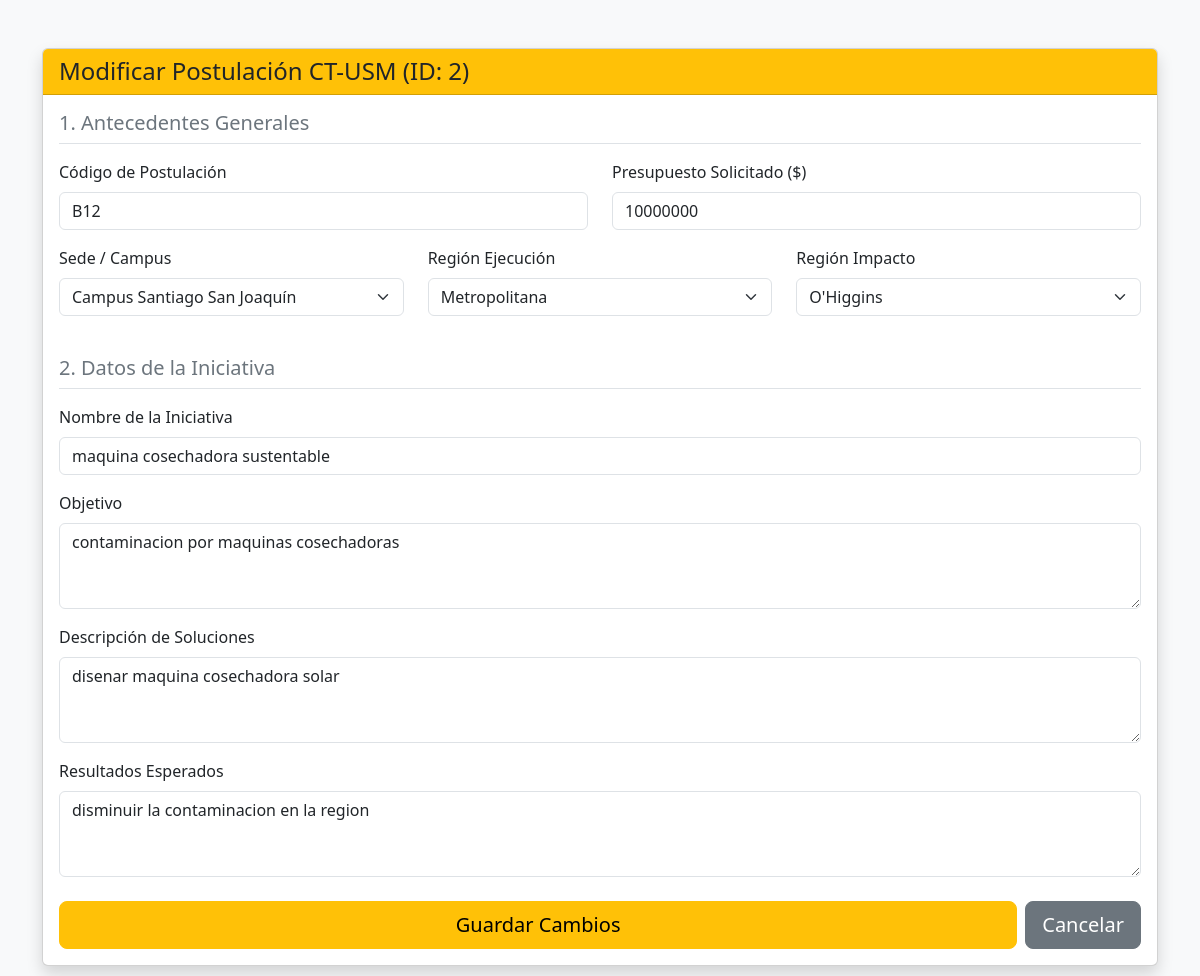
Screenshot of /PHP/editar_postulacion.php?id=2 (signed in) with the database file from the repository.
### tables this page shows
CREATE TABLE Iniciativa(
    ID_Iniciativa INT PRIMARY KEY AUTO_INCREMENT,
    Documentos VARCHAR(100),
    Nombre_Iniciativa VARCHAR(100) NOT NULL,
    Objetivo_Iniciativa VARCHAR(255) NOT NULL,
    Descripcion_Soluciones VARCHAR(255) NOT NULL,
    Resultados_Esperados VARCHAR(255) NOT NULL,
    ID_Postulacion INT NOT NULL,
    FOREIGN KEY (ID_Postulacion) REFERENCES Postulacion(Numero_Postulacion)
);

CREATE TABLE Postulacion(
    Numero_Postulacion INT PRIMARY KEY,
    Fecha_Postulacion DATE NOT NULL,
    Codigo_Postulacion VARCHAR(100) NOT NULL UNIQUE,
    Presupuesto_Total DECIMAL(15,2) NOT NULL,
    Rut_Empresa VARCHAR(10) NOT NULL,
    ID_Sede INT NOT NULL,
    ID_Region_Ejecucion INT NOT NULL,
    ID_Region_Impacto INT NOT NULL,
    ID_Tipo_Iniciativa INT NOT NULL,
    ID_Estado INT NOT NULL,
    FOREIGN KEY (Rut_Empresa) REFERENCES Entidad_Empresa(Rut_Empresa),
    FOREIGN KEY (ID_Sede) REFERENCES Sede(ID_Sede),
    FOREIGN KEY (ID_Region_Ejecucion) REFERENCES Region(ID_Region),
    FOREIGN KEY (ID_Region_Impacto) REFERENCES Region(ID_Region),
    FOREIGN KEY (ID_Tipo_Iniciativa) REFERENCES Tipo_Iniciativa(ID_Tipo_Iniciativa),
    FOREIGN KEY (ID_Estado) REFERENCES Estado_Postulacion(ID_Estado)
);

CREATE TABLE Sede(
    ID_Sede INT PRIMARY KEY,
    Nombre_Sede VARCHAR(100) NOT NULL
);

CREATE TABLE Region(
    ID_Region INT PRIMARY KEY,
    Nombre_Region VARCHAR(100) NOT NULL
);

### PHP/editar_postulacion.php (the view, shortened to what this page needs)
<?php
require 'conexion.php';
$id_postulacion = intval($_GET['id']);
$sql = "SELECT p.*, i.Nombre_Iniciativa, i.Objetivo_Iniciativa, i.Descripcion_Soluciones, i.Resultados_Esperados
        FROM Postulacion p
        LEFT JOIN Iniciativa i ON p.Numero_Postulacion = i.ID_Postulacion
        WHERE p.Numero_Postulacion = ?";
$stmt = $conexion->prepare($sql);
$stmt->bind_param("i", $id_postulacion);
$stmt->execute();
$postulacion = $stmt->get_result()->fetch_assoc();
$sedes = $conexion->query("SELECT ID_Sede, Nombre_Sede FROM Sede");
$regiones = $conexion->query("SELECT ID_Region, Nombre_Region FROM Region");
$regiones_array = $regiones->fetch_all(MYSQLI_ASSOC);
?>
<!DOCTYPE html>
<html lang="es">
<head>
    <link href="https://cdn.jsdelivr.net/npm/bootstrap@5.3.0/dist/css/bootstrap.min.css" rel="stylesheet">
</head>
<body class="bg-light">
<div class="container mt-5 mb-5">
    <div class="card shadow">
        <div class="card-header bg-warning text-dark">
            <h4 class="mb-0">Modificar Postulación CT-USM (ID: <?php echo $id_postulacion; ?>)</h4>
        </div>
        <div class="card-body">
            <form action="actualizar_postulacion.php" method="POST">
                <h5 class="text-secondary border-bottom pb-2 mb-3">1. Antecedentes Generales</h5>
                <div class="row">
                    <div class="col-md-6 mb-3">
                        <label class="form-label">Código de Postulación</label>
                        <input type="text" class="form-control" name="codigo" value="<?php echo $postulacion['Codigo_Postulacion']; ?>" required>
                    </div>
                    <div class="col-md-6 mb-3">
                        <label class="form-label">Presupuesto Solicitado ($)</label>
                        <input type="number" class="form-control" name="presupuesto" value="<?php echo intval($postulacion['Presupuesto_Total']); ?>" required>
                    </div>
                </div>
                <div class="row">
                    <div class="col-md-4 mb-3">
                        <label class="form-label">Sede / Campus</label>
                        <select class="form-select" name="sede" required>
                            <?php foreach($sedes as $s) { ?>
                                <option value="<?php echo $s['ID_Sede']; ?>" <?php if($s['ID_Sede'] == $postulacion['ID_Sede']) echo 'selected'; ?>><?php echo $s['Nombre_Sede']; ?></option>
                            <?php } ?>
                        </select>
                    </div>
                    <div class="col-md-4 mb-3">
                        <label class="form-label">Región Ejecución</label>
                        <select class="form-select" name="region_ejecucion" required>
                            <?php foreach($regiones_array as $r) { ?>
                                <option value="<?php echo $r['ID_Region']; ?>" <?php if($r['ID_Region'] == $postulacion['ID_Region_Ejecucion']) echo 'selected'; ?>><?php echo $r['Nombre_Region']; ?></option>
                            <?php } ?>
                        </select>
                    </div>
                    <div class="col-md-4 mb-3">
                        <label class="form-label">Región Impacto</label>
                        <select class="form-select" name="region_impacto" required>
                            <?php foreach($regiones_array as $r) { ?>
                                <option value="<?php echo $r['ID_Region']; ?>" <?php if($r['ID_Region'] == $postulacion['ID_Region_Impacto']) echo 'selected'; ?>><?php echo $r['Nombre_Region']; ?></option>
                            <?php } ?>
                        </select>
                    </div>
                </div>
                <h5 class="text-secondary border-bottom pb-2 mt-4 mb-3">2. Datos de la Iniciativa</h5>
                <div class="mb-3">
                    <label class="form-label">Nombre de la Iniciativa</label>
                    <input type="text" class="form-control" name="nombre_iniciativa" value="<?php echo htmlspecialchars($postulacion['Nombre_Iniciativa']); ?>" required>
                </div>
                <div class="mb-3">
                    <label class="form-label">Objetivo</label>
                    <textarea class="form-control" name="objetivo_iniciativa" rows="3" required><?php echo htmlspecialchars($postulacion['Objetivo_Iniciativa']); ?></textarea>
                </div>
                <div class="mb-3">
                    <label class="form-label">Descripción de Soluciones</label>
                    <textarea class="form-control" name="descripcion_soluciones" rows="3" required><?php echo htmlspecialchars($postulacion['Descripcion_Soluciones']); ?></textarea>
                </div>
                <div class="mb-3">
                    <label class="form-label">Resultados Esperados</label>
                    <textarea class="form-control" name="resultados_esperados" rows="3" required><?php echo htmlspecialchars($postulacion['Resultados_Esperados']); ?></textarea>
                </div>
                <div class="d-flex gap-2 mt-4">
                    <button type="submit" class="btn btn-warning btn-lg flex-grow-1">Guardar Cambios</button>
                    <a href="principal.php" class="btn btn-secondary btn-lg">Cancelar</a>
                </div>
            </form>
        </div>
    </div>
</div>
</body>
</html>

### rows the page displays
iniciativa: codigo "B12", presupuesto "10000000", nombre_iniciativa "maquina cosechadora sustentable", objetivo_iniciativa "contaminacion por maquinas cosechadoras", descripcion_soluciones "disenar maquina cosechadora solar", resultados_esperados "disminuir la contaminacion en la region"
postulacion: sede "Campus Santiago San Joaquín", region_ejecucion "Metropolitana", region_impacto "O'Higgins"

### other values shown
$id_postulacion "2"
